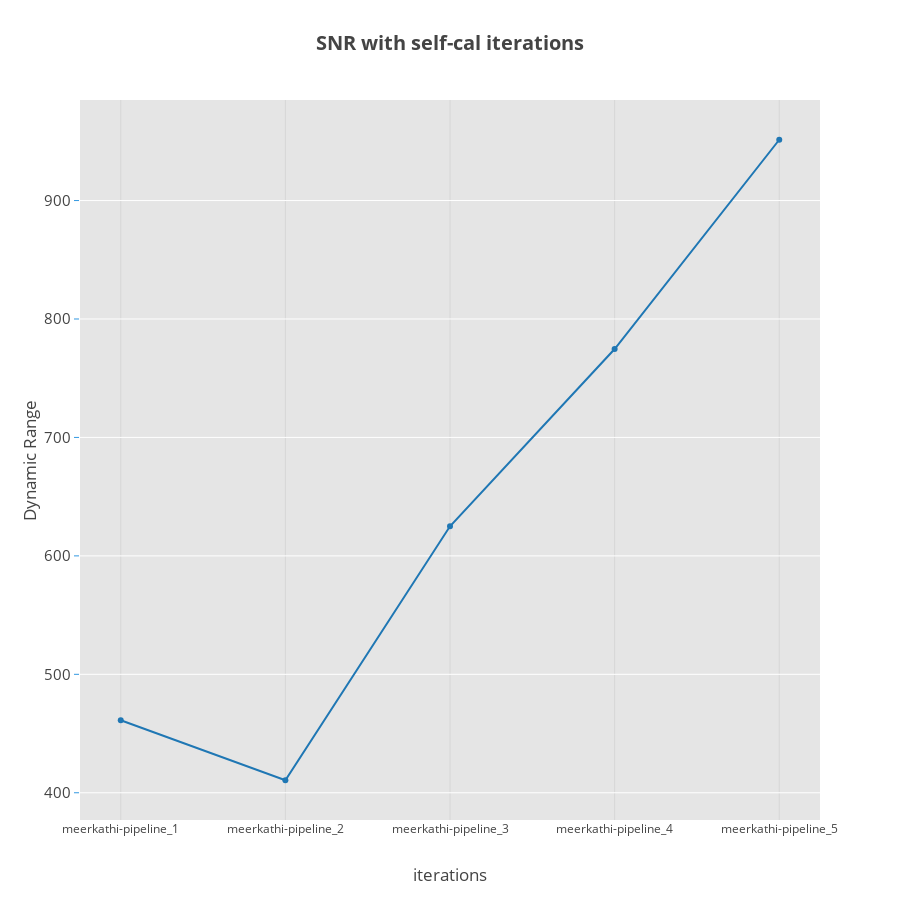

Notebook code cell kept with this figure:
### Markdown cell above
## Dynamic Ranges

### Code cell
beam_factor = 2.0
DRs = OrderedDict()
im_titles = []
dir = directory.value
for m, r in models_dr.items():
    DRs[r[:20]] = model_dynamic_range('{:s}/{:s}'.format(dir, m),'{:s}/{:s}'.format(dir, r), beam_factor)
zipped_props = zip(DRs.keys(), DRs.values())
ims, values = zip(*sorted(zipped_props, key=lambda x: x[0]))
drs, names = [], []
for val in values:
    drs.append(val[0])
    names.append("DR=({:f},{:f})".format(val[1], val[-1]))
fig = tools.make_subplots(rows=1, cols=1, shared_yaxes=False, print_grid=False,
                          horizontal_spacing = 0.005, vertical_spacing = 0.15)
fig.append_trace(go.Scatter(x=ims, showlegend=False, text = names,
                            y=np.array(drs), mode = 'marker'), 1, 1)
fig['layout'].update(title='<b>SNR with self-cal iterations</b>', height=900, width=900,
                     paper_bgcolor='rgb(255,255,255)', plot_bgcolor='rgb(229,229,229)',
                     legend=dict(x=0.8,y=1.0))
fig['layout'].update(
    {'yaxis{}'.format(1):YAxis(title=u'Dynamic Range',gridcolor='rgb(255,255,255)',
        tickfont=dict(size=15),
        titlefont=dict(size=17),
        showgrid=True,
        showline=False,
        showticklabels=True,
        tickcolor='rgb(51,153,225)',
        ticks='outside',
        zeroline=False)})
fig['layout'].update({'xaxis{}'.format(1):XAxis(title='iterations', position=0.0,
                                                        titlefont=dict(size=17),
                                                        overlaying='x')})
fig['layout']['titlefont'].update({'size':20})
py.iplot(fig, filename='make-subplots-multiple-with-titles')

### Figure 1 — Plotly figure (JSON) as saved in the notebook; plotly's stock layout.template omitted (floating-point values rounded to 4 significant figures)
{"data": [{"mode": "marker", "showlegend": false, "text": ["DR=(1.151077,-0.002496)", "DR=(1.151570,-0.002805)", "DR=(1.151570,-0.001843)", "DR=(1.151570,-0.001487)", "DR=(1.151570,-0.001210)"], "type": "scatter", "x": ["meerkathi-pipeline_1", "meerkathi-pipeline_2", "meerkathi-pipeline_3", "meerkathi-pipeline_4", "meerkathi-pipeline_5"], "xaxis": "x1", "y": [461.2, 410.6, 625.0, 774.7, 951.3], "yaxis": "y1"}], "layout": {"height": 900, "legend": {"x": 0.8, "y": 1}, "paper_bgcolor": "rgb(255,255,255)", "plot_bgcolor": "rgb(229,229,229)", "title": "<b>SNR with self-cal iterations</b>", "titlefont": {"size": 20}, "width": 900, "xaxis1": {"anchor": "y1", "domain": [0, 1], "overlaying": "x", "position": 0, "title": "iterations", "titlefont": {"size": 17}}, "yaxis1": {"anchor": "x1", "domain": [0, 1], "gridcolor": "rgb(255,255,255)", "showgrid": true, "showline": false, "showticklabels": true, "tickcolor": "rgb(51,153,225)", "tickfont": {"size": 15}, "ticks": "outside", "title": "Dynamic Range", "titlefont": {"size": 17}, "zeroline": false}}}
